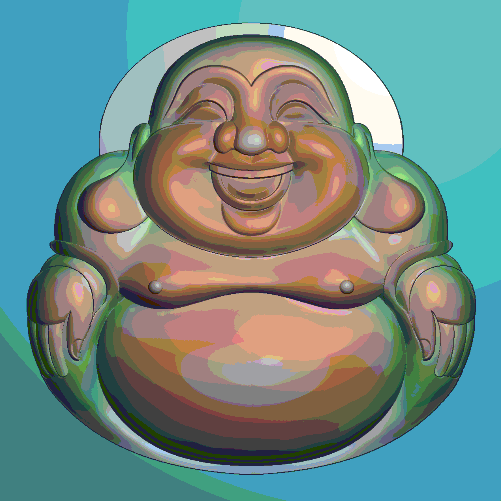
#> input picture lab1/Lab1/Lab1/1.bmp, 501 x 502 px
$ python img_function_2.py
#> lines starting #> are read from the running program, lines starting #| are printed output that depends on the picture
import numpy as np
import matplotlib.pyplot as plt
import cv2
import time
import matplotlib
matplotlib.rc("font",family='DengXian')

# 读取图像
img = cv2.imread('1.bmp', cv2.IMREAD_GRAYSCALE)
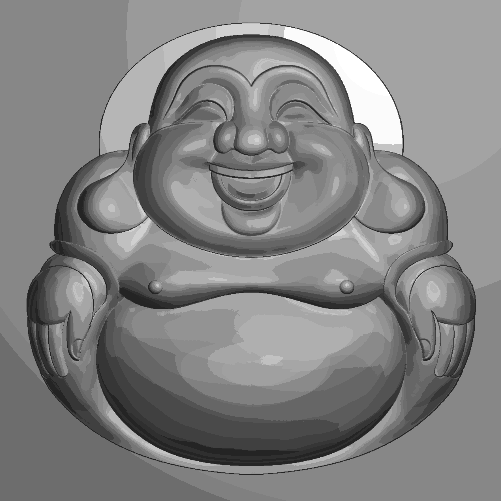
#> img: shape (502, 501); min 36, max 255, mean 131.1

# 选择一个图像块
block = img[0:500, 0:500]
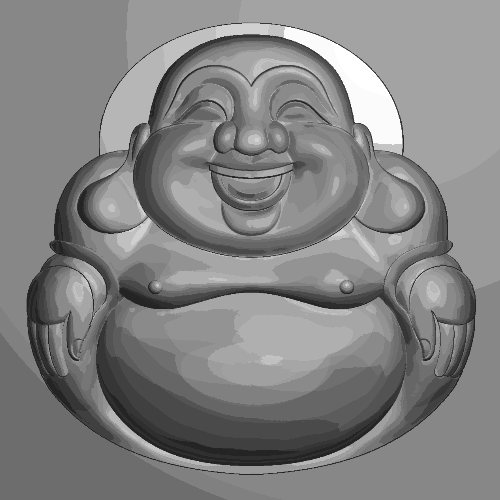
#> block: shape (500, 500); min 36, max 255, mean 130.9

# 1. 使用一维DFT变换
start_time = time.time()
dft = np.fft.fft2(block)
dft_shift = np.fft.fftshift(dft)
magnitude_spectrum = 20*np.log(np.abs(dft_shift))
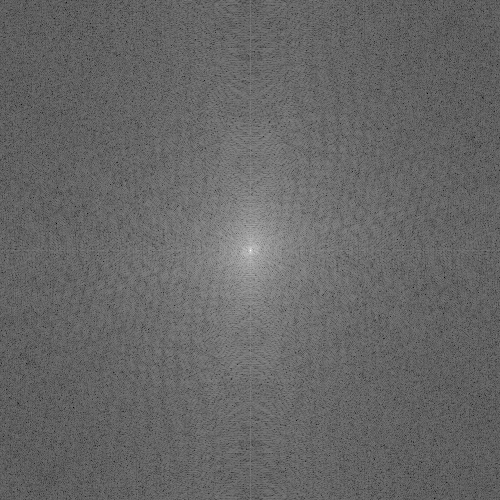
#> magnitude_spectrum: shape (500, 500) float64; min 42.66, max 346.1, mean 165.4; drawn with min black and max white
phase_spectrum = np.angle(dft_shift)
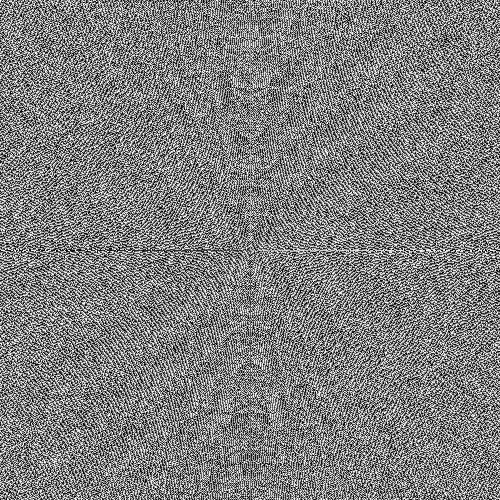
#> phase_spectrum: shape (500, 500) float64; min -3.14, max 3.14, mean 3.98e-18; drawn with min black and max white
print("一维DFT变换时间：", time.time() - start_time)

plt.figure(figsize=(12, 12))

plt.subplot(121),plt.imshow(magnitude_spectrum, cmap = 'gray')
plt.title('幅度图'), plt.xticks([]), plt.yticks([])

plt.subplot(122),plt.imshow(phase_spectrum, cmap = 'gray')
plt.title('相位图'), plt.xticks([]), plt.yticks([])

plt.show()

# 2. 使用FFT变换
start_time = time.time()
fft = np.fft.fft2(block)
fft_shift = np.fft.fftshift(fft)
print("FFT变换时间：", time.time() - start_time)
